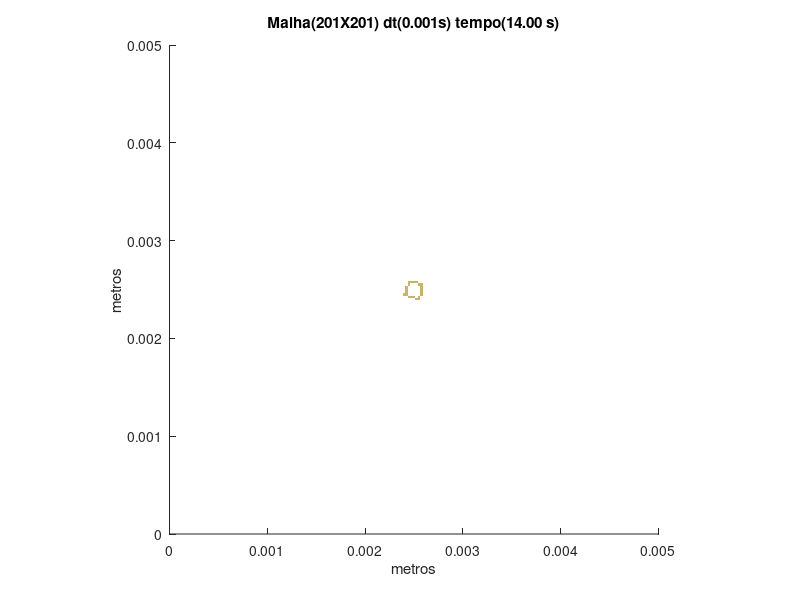

MATLAB code for this plot:
set (gca,'PlotBoxAspectRatio',[1 1 1],'Xlim',[0,0.005],'Ylim',[0,0.005])
hold on
title('Malha(201X201) dt(0.001s) tempo(14.00 s)')
hold on
ylabel('metros')
hold on
xlabel('metros')
hold on

fill([0.00251243781094527 0.00251243781094527 0.00253731343283582 0.00253731343283582],[0.00238805970149254 0.00241293532338308 0.00241293532338308 0.00238805970149254],[0.8,0.7,0.4],'LineStyle','none')

fill([0.00253731343283582 0.00253731343283582 0.00256218905472637 0.00256218905472637],[0.00238805970149254 0.00241293532338308 0.00241293532338308 0.00238805970149254],[0.8,0.7,0.4],'LineStyle','none')

fill([0.00243781094527363 0.00243781094527363 0.00246268656716418 0.00246268656716418],[0.00241293532338308 0.00243781094527363 0.00243781094527363 0.00241293532338308],[0.8,0.7,0.4],'LineStyle','none')

fill([0.00246268656716418 0.00246268656716418 0.00248756218905473 0.00248756218905473],[0.00241293532338308 0.00243781094527363 0.00243781094527363 0.00241293532338308],[0.8,0.7,0.4],'LineStyle','none')

fill([0.00248756218905473 0.00248756218905473 0.00251243781094527 0.00251243781094527],[0.00241293532338308 0.00243781094527363 0.00243781094527363 0.00241293532338308],[0.8,0.7,0.4],'LineStyle','none')

fill([0.00253731343283582 0.00253731343283582 0.00256218905472637 0.00256218905472637],[0.00241293532338308 0.00243781094527363 0.00243781094527363 0.00241293532338308],[0.8,0.7,0.4],'LineStyle','none')

fill([0.00238805970149254 0.00238805970149254 0.00241293532338308 0.00241293532338308],[0.00243781094527363 0.00246268656716418 0.00246268656716418 0.00243781094527363],[0.8,0.7,0.4],'LineStyle','none')

fill([0.00241293532338308 0.00241293532338308 0.00243781094527363 0.00243781094527363],[0.00243781094527363 0.00246268656716418 0.00246268656716418 0.00243781094527363],[0.8,0.7,0.4],'LineStyle','none')

fill([0.00256218905472637 0.00256218905472637 0.00258706467661692 0.00258706467661692],[0.00243781094527363 0.00246268656716418 0.00246268656716418 0.00243781094527363],[0.8,0.7,0.4],'LineStyle','none')

fill([0.00241293532338308 0.00241293532338308 0.00243781094527363 0.00243781094527363],[0.00246268656716418 0.00248756218905473 0.00248756218905473 0.00246268656716418],[0.8,0.7,0.4],'LineStyle','none')

fill([0.00256218905472637 0.00256218905472637 0.00258706467661692 0.00258706467661692],[0.00246268656716418 0.00248756218905473 0.00248756218905473 0.00246268656716418],[0.8,0.7,0.4],'LineStyle','none')

fill([0.00241293532338308 0.00241293532338308 0.00243781094527363 0.00243781094527363],[0.00248756218905473 0.00251243781094527 0.00251243781094527 0.00248756218905473],[0.8,0.7,0.4],'LineStyle','none')

fill([0.00256218905472637 0.00256218905472637 0.00258706467661692 0.00258706467661692],[0.00248756218905473 0.00251243781094527 0.00251243781094527 0.00248756218905473],[0.8,0.7,0.4],'LineStyle','none')

fill([0.00241293532338308 0.00241293532338308 0.00243781094527363 0.00243781094527363],[0.00251243781094527 0.00253731343283582 0.00253731343283582 0.00251243781094527],[0.8,0.7,0.4],'LineStyle','none')

fill([0.00256218905472637 0.00256218905472637 0.00258706467661692 0.00258706467661692],[0.00251243781094527 0.00253731343283582 0.00253731343283582 0.00251243781094527],[0.8,0.7,0.4],'LineStyle','none')

fill([0.00243781094527363 0.00243781094527363 0.00246268656716418 0.00246268656716418],[0.00253731343283582 0.00256218905472637 0.00256218905472637 0.00253731343283582],[0.8,0.7,0.4],'LineStyle','none')

fill([0.00253731343283582 0.00253731343283582 0.00256218905472637 0.00256218905472637],[0.00253731343283582 0.00256218905472637 0.00256218905472637 0.00253731343283582],[0.8,0.7,0.4],'LineStyle','none')

fill([0.00256218905472637 0.00256218905472637 0.00258706467661692 0.00258706467661692],[0.00253731343283582 0.00256218905472637 0.00256218905472637 0.00253731343283582],[0.8,0.7,0.4],'LineStyle','none')

fill([0.00243781094527363 0.00243781094527363 0.00246268656716418 0.00246268656716418],[0.00256218905472637 0.00258706467661692 0.00258706467661692 0.00256218905472637],[0.8,0.7,0.4],'LineStyle','none')

fill([0.00246268656716418 0.00246268656716418 0.00248756218905473 0.00248756218905473],[0.00256218905472637 0.00258706467661692 0.00258706467661692 0.00256218905472637],[0.8,0.7,0.4],'LineStyle','none')

fill([0.00248756218905473 0.00248756218905473 0.00251243781094527 0.00251243781094527],[0.00256218905472637 0.00258706467661692 0.00258706467661692 0.00256218905472637],[0.8,0.7,0.4],'LineStyle','none')

fill([0.00251243781094527 0.00251243781094527 0.00253731343283582 0.00253731343283582],[0.00256218905472637 0.00258706467661692 0.00258706467661692 0.00256218905472637],[0.8,0.7,0.4],'LineStyle','none')
